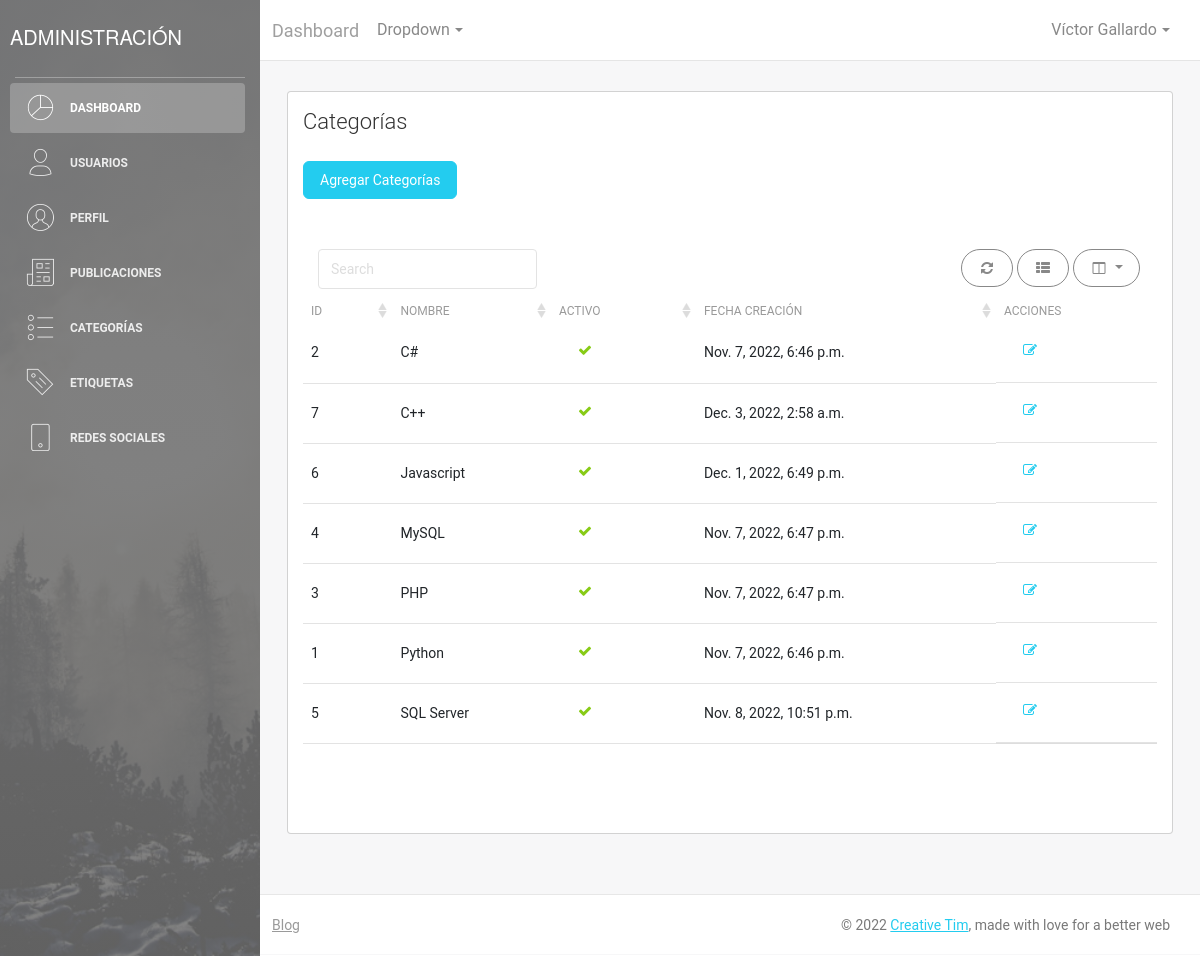
Screenshot of /dashboard/categories/ (signed in) with the database file from the repository.
### core/models.py (models this page shows, shortened)
class Category(models.Model):
    name = models.CharField(max_length=200, unique=True, verbose_name='Nombre')
    active = models.BooleanField(default=True, verbose_name='Activo')
    created = models.DateTimeField(auto_now_add=True, verbose_name='Fecha de creación')
    updated = models.DateTimeField(auto_now=True, verbose_name='Fecha de modificación')
    class Meta:
        verbose_name= 'Categoria'
        verbose_name_plural = 'Categorias'
        ordering = ['name']

### dashboard/views.py (the view)
# urls.py: path('categories/',categories, name="categories"),
@login_required
def categories(request):
    try:
        categories = Category.objects.all()
        data = {
            'categories':categories
        }
        return render(request, 'dashboard/categories.html',data)
    except:
        print('An exception occurred')
    categories = Category.objects.all()
    data = {
        'categories':categories
    }
    return render(request, 'dashboard/categories.html',data)

### core/processors.py (called while the page is built)
def ctx_dic_about(request):
    ctx_about = {}
    ctx_about['ABOUT'] = About.objects.latest('created')
    return ctx_about

def ctx_dic_category(request):
    ctx_category = {}
    ctx_category['categories'] = Category.objects.filter(active=True)
    return ctx_category

def ctx_dic_tag(request):
    ctx_tags = {}
    ctx_tags['tag'] = Tag.objects.filter(active=True)
    return ctx_tags

def ctx_dic_link(request):
    ctx_link = {}
    links = Link.objects.all()
    for link in links:
        ctx_link[link.key] = {'url':link.url,'icon':link.icon}
    return ctx_link

def ctx_dic_history(request):
    ctx_history = {}
    ctx_history['dates'] = Post.objects.dates('created', 'month', order='DESC').distinct()
    return ctx_history

### templates/dashboard/categories.html (shortened to what this page needs)
{% extends 'layouts/dashboard/base.html' %}
{% load static %}
{% block content %}
<div class="col-md-12">
    <div class="card">
        <div class="card-header">
            <h4 class="card-title">Categorías</h4>
            <br>
            <div class="col-md-12 text-left">
                <button type="button" class="btn btn-info btn-fill btn-wd" data-bs-toggle="modal" data-bs-target="#addCategories">Agregar Categorías</button>
            </div>
        </div>
        <div class="card-body">
            <div class="card-body table-full-width table-responsive">
                <table class="table" id="bootstrap-table">
                    <thead>
                        <th data-sortable="true">ID</th>
                        <th data-sortable="true">Nombre</th>
                        <th data-sortable="true">Activo</th>
                        <th data-sortable="true">Fecha creación</th>
                        <th>Acciones</th>
                    </thead>
                    <tbody>
                        {% for c in categories %}
                            <tr>
                                <td>{{c.id}}</td>
                                <td>{{c.name}}</td>
                                <td>
                                    {% if c.active %}
                                        <button type="button" rel="tooltip" title="Activo" class="btn btn-success btn-simple btn-link">
                                            <i class="fa fa-check"></i>
                                        </button>
                                    {% else %}
                                        <button type="button" rel="tooltip" title="No activo" class="btn btn-danger btn-simple btn-link">
                                            <i class="fa fa-times"></i>
                                        </button>
                                    {% endif %}
                                </td>
                                <td>{{c.created}}</td>
                                <td>
                                    <button type="button" rel="tooltip" title="Editar Tag" class="btn btn-info btn-simple btn-link">
                                        <i class="fa fa-edit"></i>
                                        </button>
                                </td>
                            </tr>
                        {% endfor %}
                    </tbody>
                </table>
            </div>
        </div>
    </div>
</div>
{% endblock %}

### templates/layouts/dashboard/base.html (shortened to what this page needs)
{% load static %}
<!DOCTYPE html>
<html lang="en">
<head>
    <link rel="stylesheet" href="https://maxcdn.bootstrapcdn.com/font-awesome/latest/css/font-awesome.min.css" />
    <link href="{% static 'css/bootstrap.css' %}" rel="stylesheet" />
    <link href="{% static 'css/light-bootstrap-dashboard.css' %}" rel="stylesheet" />
</head>
<body>
    <div class="wrapper">
        <div class="sidebar" data-color="black" data-image="{% static 'img/dashboard/sidebar-5.jpg' %}">
            <div class="sidebar-wrapper">
                <div class="logo">
                    <label class="simple-text logo-normal"><p>Administración</p></label>
                </div>
                <ul class="nav">
                    <li class="nav-item active">
                        <a class="nav-link" href="{% url 'home' %}">
                            <i class="nc-icon nc-chart-pie-35"></i>
                            <p>Dashboard</p>
                        </a>
                    </li>
                    <li class="nav-item">
                        <a class="nav-link" href="{% url 'users' %}">
                            <i class="nc-icon nc-single-02"></i>
                            <p>Usuarios</p>
                        </a>
                    </li>
                    <li class="nav-item">
                        <a class="nav-link" href="{% url 'user_profile' %}">
                            <i class="nc-icon nc-circle-09"></i>
                            <p>Perfil</p>
                        </a>
                    </li>
                    <li class="nav-item">
                        <a class="nav-link" href="{% url 'posts' %}">
                            <i class="nc-icon nc-paper-2"></i>
                            <p>Publicaciones</p>
                        </a>
                    </li>
                    <li class="nav-item">
                        <a class="nav-link" href="{% url 'categories' %}">
                            <i class="nc-icon nc-bullet-list-67"></i>
                            <p>Categorías</p>
                        </a>
                    </li>
                    <li class="nav-item">
                        <a class="nav-link" href="{% url 'tags' %}">
                            <i class="nc-icon nc-tag-content"></i>
                            <p>Etiquetas</p>
                        </a>
                    </li>
                    <li class="nav-item">
                        <a class="nav-link" href="{% url 'rss' %}">
                            <i class="nc-icon nc-mobile"></i>
                            <p>Redes sociales</p>
                        </a>
                    </li>
                </ul>
            </div>
        </div>
        <div class="main-panel">
            <nav class="navbar navbar-expand-lg " color-on-scroll="500">
                <div class="container-fluid">
                    <a class="navbar-brand" href="#"> Dashboard </a>
                    <div class="collapse navbar-collapse" id="navbarNavDarkDropdown">
                        <ul class="navbar-nav">
                            <li class="nav-item dropdown">
                                <a class="nav-link dropdown-toggle" href="#" role="button" data-bs-toggle="dropdown" aria-expanded="false">Dropdown</a>
                            </li>
                        </ul>
                    </div>
                    <div class="collapse navbar-collapse justify-content-end" id="navigation">
                        <ul class="navbar-nav ml-auto">
                            {% if user.is_authenticated %}
                                <li class="nav-item dropdown">
                                    <a class="nav-link dropdown-toggle" href="#" id="navbarDropdownMenuLink" data-toggle="dropdown" aria-haspopup="true" aria-expanded="false">
                                        <span class="no-icon">{{ user.first_name }} {{ user.last_name }}</span>
                                    </a>
                                </li>
                            {% else %}
                                <li class="nav-item">
                                    <a class="nav-link" href="{% url 'signin' %}">
                                        <span class="no-icon">Log in</span>
                                    </a>
                                </li>
                            {% endif %}
                        </ul>
                    </div>
                </div>
            </nav>
            <div class="content">
                <div class="container-fluid">
                    <div class="row">
                        {% block content %}
                        {% endblock %}
                    </div>
                </div>
            </div>
            <footer class="footer">
                <div class="container-fluid">
                    <nav>
                        <ul class="footer-menu">
                            <li>
                                <a href="#">
                                    Blog
                                </a>
                            </li>
                        </ul>
                        <p class="copyright text-center">
                            ©
                            <a href="http://www.creative-tim.com">Creative Tim</a>, made with love for a better web
                        </p>
                    </nav>
                </div>
            </footer>
        </div>
    </div>
</body>
</html>

### rows the page displays
Category: id "2", name "C#", active True (drawn), created "Nov. 7, 2022, 6:46 p.m."
Category: id "7", name "C++", active True (drawn), created "Dec. 3, 2022, 2:58 a.m."
Category: id "6", name "Javascript", active True (drawn), created "Dec. 1, 2022, 6:49 p.m."
Category: id "4", name "MySQL", active True (drawn), created "Nov. 7, 2022, 6:47 p.m."
Category: id "3", name "PHP", active True (drawn), created "Nov. 7, 2022, 6:47 p.m."
Category: id "1", name "Python", active True (drawn), created "Nov. 7, 2022, 6:46 p.m."
Category: id "5", name "SQL Server", active True (drawn), created "Nov. 8, 2022, 10:51 p.m."

### other values shown
{{ user.first_name }} "Víctor"
{{ user.last_name }} "Gallardo"
